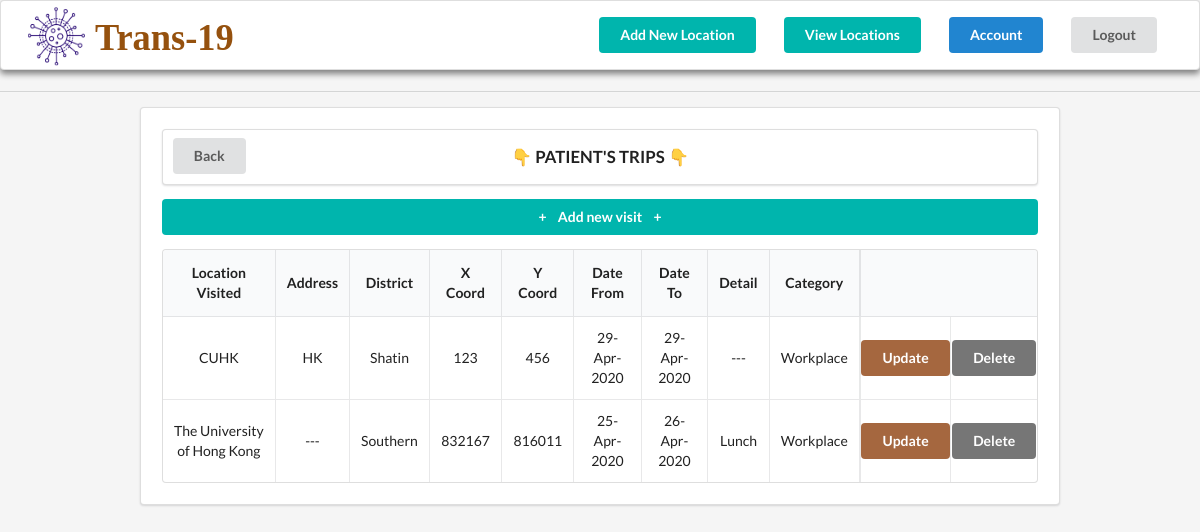
Page /patient/47/ (signed in) on the committed database.
### trans_19/models.py (models this page shows, shortened)
class Visit(models.Model):
    patient = models.ForeignKey(Patient, on_delete=models.CASCADE)
    location = models.ForeignKey(Location, on_delete=models.CASCADE, null=True, blank=True)
    date_From = models.DateField('Date From (YYYY-MM-DD)')
    date_To = models.DateField('Date To (YYYY-MM-DD)')
    details = models.CharField(max_length=70)
    category = models.CharField(max_length=9, choices=VISIT_CHOICES)

class Location(models.Model):
    name = models.CharField('Location Visited', max_length=70)
    address = models.CharField(max_length=70)
    district = models.CharField(max_length=17, choices=DISTRICTS_CHOICES)
    xCoord = models.IntegerField('X Coordinate')
    yCoord = models.IntegerField('Y Coordinate')
    category = models.CharField(max_length=9, choices=VISIT_CHOICES)

### trans_19/views.py (the view)
# urls.py: path('patient/<int:patient>/', PatientDetailView.as_view(),
class PatientDetailView(LoginRequiredMixin, TemplateView):
    template_name = 'patients/patient_trips.html'
    def get_context_data(self, **kwargs):
        patient = self.kwargs['patient']
        context = super().get_context_data(**kwargs)
        context['visit_list'] = Visit.objects.filter(patient__pk=patient)
        context['patient'] = Patient.objects.get(pk=patient)
        return context

### trans_19/templates/patients/patient_trips.html
{% extends "patients/index.html" %}
{% block content %}
<div class="ui divider"></div>
<div class="ui segment" style="margin:0 10em; padding: 1.5em;">
  <div class="ui segment" style="font-weight: 700; font-size: 1.2em; position: relative; padding: 0;">
    <a href="{%url 'trans_19_home'%}">
      <div class="ui button" style="position:absolute; left:0px; margin: 0.6em 0 0 0.7em">Back</div>
    </a>
    <div class="cent" style="margin: 0 auto; text-align: center; padding: 1em 0;">👇 PATIENT'S TRIPS 👇</div>
  </div>
  <div>
    <a class="ui teal button" href="{%url 'trans_19_addPatientVisit' patient.id %}" style="width: 100%;">+<span
        style="margin:0 0.8em">Add new
        visit</span>+</a>
  </div>
  <table class="ui celled table" style="text-align: center;">
    <thead>
      <tr>
        <th>Location Visited</th>
        <th>Address</th>
        <th>District</th>
        <th>X Coord</th>
        <th>Y Coord</th>
        <th>Date From</th>
        <th>Date To</th>
        <th>Detail</th>
        <th>Category</th>
        <th colspan="2" style="border-left:0.2em solid rgba(34,36,38,.1);"></th>
      </tr>
    </thead>
    <tbody>
      {% for visit in visit_list %}
      <tr>
        <td data-label="NameLocation">{{visit.location.name}}</td>
        <td data-label="Address">{{visit.location.address}}</td>
        <td data-label="District">{{visit.location.district|capfirst}}</td>
        <td data-label="xCoord">{{visit.location.xCoord}}</td>
        <td data-label="yCoord">{{visit.location.yCoord}}</td>
        <td data-label="DateFrom">{{visit.date_From|date:"d-M-Y"}}</td>
        <td data-label="DateTo">{{visit.date_To|date:"d-M-Y"}}</td>
        <td data-label="Details">{{visit.details}}</td>
        <td data-label="Category">{{visit.location.category|capfirst}}</td>
        <td style="border-left:0.2em solid rgba(34,36,38,.1); padding-left:0.05em; padding-right:0.05em; "><a
            class="ui brown button" href="{%url 'trans_19_updatePatientVisit' patient.id visit.id %}"
            style="margin:0">Update</a>
        </td>
        <td style="padding-left:0.05em; padding-right:0.05em;"><a class="ui grey button"
            href="{%url 'trans_19_deletePatientVisit' patient.id visit.id %}" style="margin:0">Delete</a>
        </td>
      </tr>
      {% endfor %}
    </tbody>
  </table>
</div>
{% endblock content %}

### trans_19/static/main.css (style rules this page uses)
.table { display: table; margin: 0 auto; }

### rows in the picture
Visit: location.name "CUHK", location.address "HK", location.district "Shatin", location.xCoord "123", location.yCoord "456", date_From "29-Apr-2020", date_To "29-Apr-2020", details "---", location.category "Workplace"
Visit: location.name "The University of Hong Kong", location.address "---", location.district "Southern", location.xCoord "832167", location.yCoord "816011", date_From "25-Apr-2020", date_To "26-Apr-2020", details "Lunch", location.category "Workplace"
